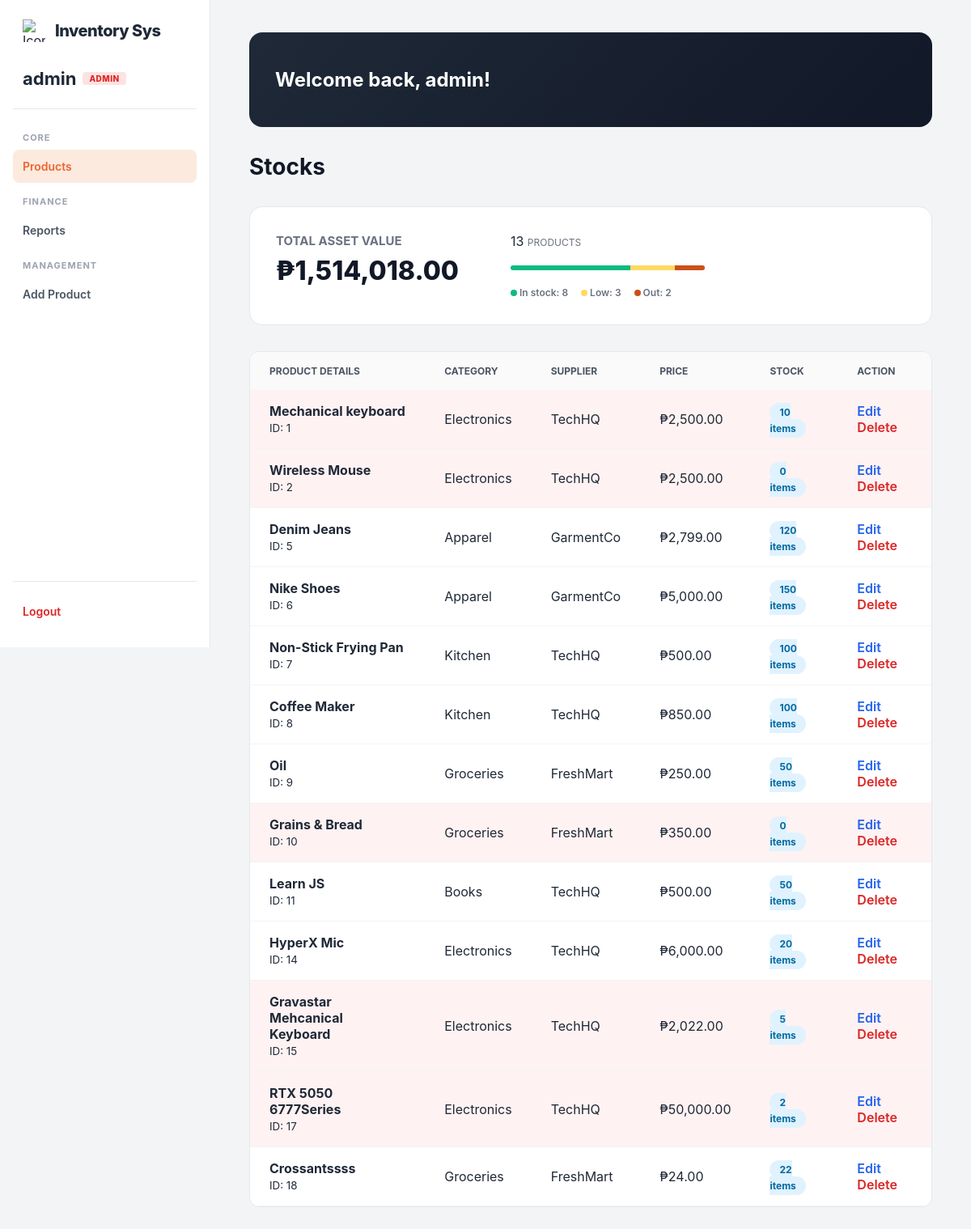
The app's page /lab3-project/index.php (signed in) with its own data.
### tables this page shows
CREATE TABLE `products` (
  `id` int(11) NOT NULL,
  `name` varchar(100) DEFAULT NULL,
  `price` decimal(10,2) DEFAULT NULL,
  `stock` int(11) DEFAULT NULL,
  `category_id` int(11) DEFAULT NULL,
  `created_at` timestamp NOT NULL DEFAULT current_timestamp() ON UPDATE current_timestamp(),
  `supplier_id` int(11) NOT NULL
);

CREATE TABLE `categories` (
  `id` int(11) NOT NULL,
  `name` varchar(100) NOT NULL
);

CREATE TABLE `suppliers` (
  `id` int(11) NOT NULL,
  `name` varchar(100) DEFAULT NULL,
  `contact_person` varchar(100) DEFAULT NULL,
  `phone` varchar(50) DEFAULT NULL
);

### lab3-project/auth.php (called while the page is built, shortened)
<?php
function isAdmin() {
    return (isset($_SESSION['role']) && $_SESSION['role'] === 'admin');
}
function getUsername() {
    return isset($_SESSION['username']) ? htmlspecialchars($_SESSION['username']) : 'User';
}

### lab3-project/index.php (the view, shortened to what this page needs)
<?php
require_once 'auth.php';
require_once 'config/config.php';
$where = "WHERE 1=1";
$sql = "SELECT
            p.id AS product_id,
            p.name AS product_name,
            p.price,
            p.stock,
            p.created_at,
            c.name AS category_name,
            s.name AS supplier_name
        FROM products p
        INNER JOIN categories c ON p.category_id = c.id
        INNER JOIN suppliers s ON p.supplier_id = s.id
        $where
        ORDER BY p.id ASC";
$result = $conn->query($sql);
$stats_sql = "SELECT
                COUNT(p.id) as total_products,
                IFNULL(SUM(p.stock), 0) as total_stock,
                IFNULL(SUM(p.price * p.stock), 0) as total_value,
                IFNULL(SUM(IF(p.stock >= 20, 1, 0)), 0) as instock_count,
                IFNULL(SUM(IF(p.stock < 20 AND p.stock > 0, 1, 0)), 0) as low_stock_count,
                IFNULL(SUM(IF(p.stock = 0, 1, 0)), 0) as out_stock_count
            FROM products p
            INNER JOIN categories c ON p.category_id = c.id
            INNER JOIN suppliers s ON p.supplier_id = s.id
            $where";
$stats_result = $conn->query($stats_sql);
$stats = $stats_result ? $stats_result->fetch_assoc() : [
    'total_products' => 0,
    'total_stock' => 0,
    'total_value' => 0,
    'instock_count' => 0,
    'low_stock_count' => 0,
    'out_stock_count' => 0
];
$total_p = (int)$stats['total_products'];
$pct_instock = $total_p > 0 ? ((int)$stats['instock_count'] / $total_p) * 100 : 0;
$pct_low = $total_p > 0 ? ((int)$stats['low_stock_count'] / $total_p) * 100 : 0;
$pct_out = $total_p > 0 ? ((int)$stats['out_stock_count'] / $total_p) * 100 : 0;
?>
<!DOCTYPE html>
<html lang="en">
<head>
</head>
<body>
    <?php include 'navbar.php'; ?>
    <div class="main-container">
        <div class="welcome-banner">
            <div class="welcome-text">
                <?php if (isAdmin()): ?>
                    <h2>Welcome back, <?php echo getUsername(); ?>!</h2>
                <?php else: ?>
                    <h2>Welcome back, <?php echo getUsername(); ?>!</h2>
                    <p></p>
                <?php endif; ?>
            </div>
        </div>
        <h1 class="page-header-title">Stocks</h1>
        <div class="dashboard-summary-widget">
            <div class="metric-block">
                <span class="metric-title">Total Asset Value</span>
                <h2 class="metric-display-val">₱<?= number_format((float)$stats['total_value'], 2) ?></h2>
            </div>
            <div class="metric-block">
                <div class="metric-sub-count"><span><?= (int)$stats['total_products'] ?></span> <span style="font-size: 12px; color: #6B7280;">PRODUCTS</span></div>
                <div class="status-progress-track">
                    <div class="segment-instock" style="width: <?= $pct_instock ?>%"></div>
                    <div class="segment-low" style="width: <?= $pct_low ?>%"></div>
                    <div class="segment-out" style="width: <?= $pct_out ?>%"></div>
                </div>
                <div class="status-legend-group">
                    <div class="legend-item"><span class="dot-indicator segment-instock"></span> In stock: <?= (int)$stats['instock_count'] ?></div>
                    <div class="legend-item"><span class="dot-indicator segment-low"></span> Low: <?= (int)$stats['low_stock_count'] ?></div>
                    <div class="legend-item"><span class="dot-indicator segment-out"></span> Out: <?= (int)$stats['out_stock_count'] ?></div>
                </div>
            </div>
        </div>
        <div class="table-container">
            <table>
                <thead>
                    <tr>
                        <th>Product Details</th>
                        <th>Category</th>
                        <th>Supplier</th>
                        <th>Price</th>
                        <th>Stock</th>
                        <th>Action</th>
                    </tr>
                </thead>
                <tbody>
                    <?php if ($result && $result->num_rows > 0): while ($row = $result->fetch_assoc()): ?>
                            <tr class="<?= ($row["stock"] < 20) ? 'low-stock-highlight' : '' ?>">
                                <td><strong><?= htmlspecialchars($row["product_name"]) ?></strong><br><small>ID: <?= (int)$row["product_id"] ?></small></td>
                                <td><?= htmlspecialchars($row["category_name"]) ?></td>
                                <td><?= htmlspecialchars($row["supplier_name"]) ?></td>
                                <td>₱<?= number_format((float)$row["price"], 2) ?></td>
                                <td><span class="stock-pill-badge"><?= (int)$row["stock"] ?> items</span></td>
                                <td>
                                    <a href='edit.php?id=<?= (int)$row["product_id"] ?>' class='action-edit'>Edit</a>
                                    <a href='delete.php?id=<?= (int)$row["product_id"] ?>' class='action-delete' onclick='return confirm("Delete?");'>Delete</a>
                                </td>
                            </tr>
                        <?php endwhile;
                    else: ?>
                        <tr>
                            <td colspan="6" style="text-align: center;">No products found.</td>
                        </tr>
                    <?php endif; ?>
                </tbody>
            </table>
        </div>
    </div>
</body>
</html>

### lab3-project/navbar.php (shortened to what this page needs)
<div class="sidebar-container">
    <div class="sidebar-brand">
        <img src="https://www.clipartmax.com/png/small/347-3475012_inventory-png-photos-inventory-icon-free.png" alt="Icon" class="sidebar-logo">
        <span class="sidebar-brand-text">Inventory Sys</span>
    </div>
    <div style="padding: 0 12px 24px 12px; border-bottom: 1px solid #E5E7EB; margin-bottom: 12px;">
        <div style="display: flex; align-items: center; gap: 8px;">
            <div style="font-size: 22px; font-weight: 700; color: var(--text-dark);">
                <?= htmlspecialchars($_SESSION['username'] ?? 'User') ?>
            </div>
            <?php
            $role = $_SESSION['role'] ?? 'staff';
            $badgeClass = ($role === 'admin') ? 'badge-admin' : 'badge-staff';
            ?>
            <span class="role-badge <?= $badgeClass ?>">
                <?= htmlspecialchars($role) ?>
            </span>
        </div>
    </div>
    <div class="sidebar-content">
        <div class="sidebar-section-title">Core</div>
        <ul class="sidebar-links">
            <li>
                <a href="index.php" class="<?= (basename($_SERVER['PHP_SELF']) == 'index.php') ? 'active-link' : '' ?>">Products</a>
            </li>
        </ul>
        <div class="sidebar-section-title">Finance</div>
        <ul class="sidebar-links">
            <li>
                <a href="report.php" class="<?= (basename($_SERVER['PHP_SELF']) == 'report.php') ? 'active-link' : '' ?>">Reports</a>
            </li>
        </ul>
        <?php if (isset($_SESSION['role']) && $_SESSION['role'] === 'admin'): ?>
            <div class="sidebar-section-title">Management</div>
            <ul class="sidebar-links">
                <li>
                    <a href="add.php" class="<?= (basename($_SERVER['PHP_SELF']) == 'add.php') ? 'active-link' : '' ?>">Add Product</a>
                </li>
            </ul>
        <?php endif; ?>
    </div>
    <div class="sidebar-footer">
        <ul class="sidebar-links">
            <li>
                <a href="logout.php" class="logout-link" onclick="return confirm('Are you sure you want to log out?');">
                    Logout
                </a>
            </li>
        </ul>
    </div>
</div>

### lab3-project/index.php (style rules this page uses)
body { font-family: Arial, sans-serif; background-color: #fbf8f5; margin: 0; padding: 0; }
.main-container { max-width: 1200px; margin: 0 auto; padding: 30px 15px; }
.welcome-banner { background: linear-gradient(135deg, #1f2937, #111827); color: #ffffff; padding: 24px 32px; border-radius: 16px; margin-bottom: 32px; display: flex; justify-content: space-between; align-items: center; }
.page-header-title { font-size: 28px; font-weight: 700; color: #111827; margin: 0 0 32px 0; }
.dashboard-summary-widget { background-color: #FFFFFF; border-radius: 16px; padding: 32px; display: flex; gap: 64px; margin-bottom: 32px; border: 1px solid #E5E7EB; }
.metric-block { display: flex; flex-direction: column; gap: 8px; }
.metric-title { font-size: 15px; text-transform: uppercase; color: #6B7280; font-weight: 700; }
.metric-display-val { font-size: 32px; font-weight: 800; color: #111827; margin: 0; }
.status-progress-track { display: flex; height: 6px; width: 240px; background-color: #E5E7EB; border-radius: 3px; overflow: hidden; margin: 12px 0; }
.segment-instock { background-color: #10B981; }
.segment-low { background-color: #FFDA62; }
.segment-out { background-color: #c9511a; }
.status-legend-group { display: flex; gap: 16px; font-size: 12px; color: #6B7280; font-weight: 600; }
.dot-indicator { width: 8px; height: 8px; border-radius: 50%; display: inline-block; }
.table-container { background: #FFFFFF; border-radius: 12px; overflow: hidden; border: 1px solid #E5E7EB; }
table { width: 100%; border-collapse: collapse; }
th { background-color: #FAFAFA; padding: 16px 24px; text-align: left; font-size: 12px; text-transform: uppercase; color: #4B5563; }
td { padding: 16px 24px; border-bottom: 1px solid #F3F4F6; }
.stock-pill-badge { padding: 4px 12px; border-radius: 20px; font-size: 12px; font-weight: 700; background-color: #E0F2FE; color: #0369A1; }
.low-stock-highlight { background-color: #fef2f2; }
.action-edit { color: #2563EB; text-decoration: none; font-weight: 600; margin-right: 8px; }
.action-delete { color: #DC2626; text-decoration: none; font-weight: 600; }

### lab3-project/navbar.php (style rules this page uses)
:root { --terracotta: #EC6530; --coral-glow: #FFAE6E; --muted-yellow: #FFDA62; --powder-petal: #FCEADE; --bg-gray: #F3F4F6; --text-dark: #1F2937; --text-muted: #4B5563; }
body { margin: 0; font-family: 'Inter', Arial, sans-serif; background-color: var(--bg-gray); color: var(--text-dark); display: flex; min-height: 100vh; }
.sidebar-container { width: 260px; background-color: #FFFFFF; border-right: 1px solid #E5E7EB; display: flex; flex-direction: column; padding: 24px 16px; position: fixed; height: 100vh; box-sizing: border-box; z-index: 100; }
.sidebar-brand { display: flex; align-items: center; gap: 12px; padding: 0 12px 32px 12px; }
.sidebar-logo { width: 28px; height: 28px; object-fit: contain; }
.sidebar-brand-text { font-size: 20px; font-weight: 800; color: var(--text-dark); letter-spacing: -0.5px; }
.sidebar-content { flex: 1; }
.sidebar-section-title { font-size: 11px; text-transform: uppercase; letter-spacing: 1px; color: #9CA3AF; padding: 0 12px; margin: 16px 0 8px 0; font-weight: bold; }
.sidebar-links { list-style: none; padding: 0; margin: 0; display: flex; flex-direction: column; gap: 4px; }
.sidebar-links a { display: flex; align-items: center; padding: 12px; color: var(--text-muted); text-decoration: none; font-size: 14px; font-weight: 600; border-radius: 8px; transition: all 0.2s ease; }
.sidebar-links .active-link { background-color: var(--powder-petal); color: var(--terracotta); }
.sidebar-footer { padding-top: 16px; border-top: 1px solid #E5E7EB; margin-top: auto; }
.logout-link { color: #DC2626 !important; }
.main-container { margin-left: 260px; width: calc(100% - 260px); padding: 40px 48px; box-sizing: border-box; }
.role-badge { display: inline-block; padding: 2px 8px; font-size: 10px; font-weight: 800; text-transform: uppercase; border-radius: 4px; letter-spacing: 0.5px; }
.badge-admin { background-color: #FEE2E2; color: #DC2626; }

### records on screen
products: name "Mechanical keyboard", id "1", category.name "Electronics", supplier.name "TechHQ", price "2,500.00", stock "10"
products: name "Wireless Mouse", id "2", category.name "Electronics", supplier.name "TechHQ", price "2,500.00", stock "0"
products: name "Denim Jeans", id "5", category.name "Apparel", supplier.name "GarmentCo", price "2,799.00", stock "120"
products: name "Nike Shoes", id "6", category.name "Apparel", supplier.name "GarmentCo", price "5,000.00", stock "150"
products: name "Non-Stick Frying Pan", id "7", category.name "Kitchen", supplier.name "TechHQ", price "500.00", stock "100"
products: name "Coffee Maker", id "8", category.name "Kitchen", supplier.name "TechHQ", price "850.00", stock "100"
products: name "Oil", id "9", category.name "Groceries", supplier.name "FreshMart", price "250.00", stock "50"
products: name "Grains & Bread", id "10", category.name "Groceries", supplier.name "FreshMart", price "350.00", stock "0"
products: name "Learn JS", id "11", category.name "Books", supplier.name "TechHQ", price "500.00", stock "50"
products: name "HyperX Mic", id "14", category.name "Electronics", supplier.name "TechHQ", price "6,000.00", stock "20"
products: name "Gravastar Mehcanical Keyboard", id "15", category.name "Electronics", supplier.name "TechHQ", price "2,022.00", stock "5"
products: name "RTX 5050 6777Series", id "17", category.name "Electronics", supplier.name "TechHQ", price "50,000.00", stock "2"
products: name "Crossantssss", id "18", category.name "Groceries", supplier.name "FreshMart", price "24.00", stock "22"

### other values on screen
$_SESSION['username'] "admin"
$role "ADMIN"
getUsername() "admin"
$stats['total_value'] "1,514,018.00"
$stats['total_products'] "13"
$stats['instock_count'] "8"
$stats['low_stock_count'] "3"
$stats['out_stock_count'] "2"
